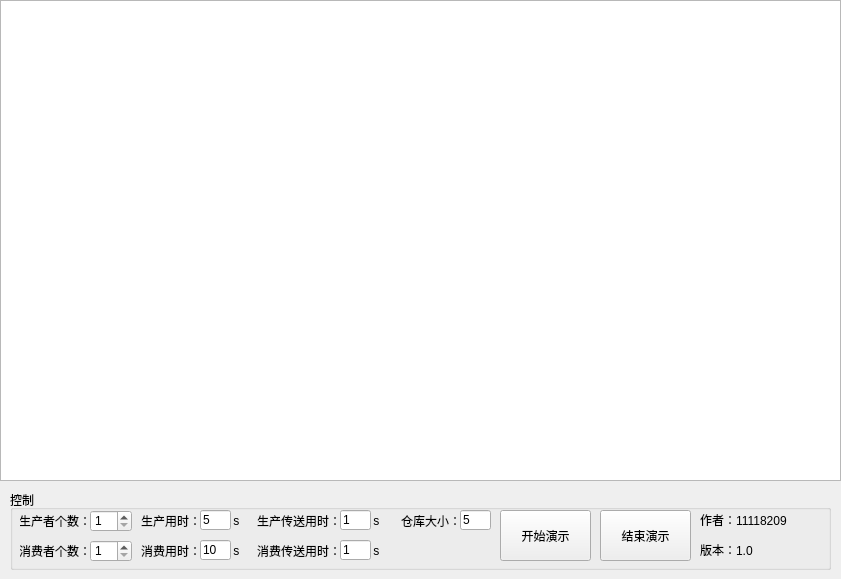
<?xml version="1.0" encoding="UTF-8"?>
<ui version="4.0">
 <class>MainWindow</class>
 <widget class="QMainWindow" name="MainWindow">
  <property name="geometry">
   <rect>
    <x>0</x>
    <y>0</y>
    <width>841</width>
    <height>579</height>
   </rect>
  </property>
  <property name="minimumSize">
   <size>
    <width>841</width>
    <height>579</height>
   </size>
  </property>
  <property name="maximumSize">
   <size>
    <width>841</width>
    <height>579</height>
   </size>
  </property>
  <property name="windowTitle">
   <string>生产者消费者PV模型演示</string>
  </property>
  <widget class="QWidget" name="centralWidget">
   <widget class="QGraphicsView" name="graphicsView">
    <property name="geometry">
     <rect>
      <x>0</x>
      <y>0</y>
      <width>841</width>
      <height>481</height>
     </rect>
    </property>
   </widget>
   <widget class="QGroupBox" name="groupBox">
    <property name="geometry">
     <rect>
      <x>10</x>
      <y>490</y>
      <width>821</width>
      <height>80</height>
     </rect>
    </property>
    <property name="title">
     <string>控制</string>
    </property>
    <widget class="QLabel" name="label">
     <property name="geometry">
      <rect>
       <x>10</x>
       <y>20</y>
       <width>71</width>
       <height>21</height>
      </rect>
     </property>
     <property name="text">
      <string>生产者个数：</string>
     </property>
     <property name="alignment">
      <set>Qt::AlignRight|Qt::AlignTrailing|Qt::AlignVCenter</set>
     </property>
    </widget>
    <widget class="QSpinBox" name="producerCount">
     <property name="geometry">
      <rect>
       <x>80</x>
       <y>20</y>
       <width>42</width>
       <height>22</height>
      </rect>
     </property>
     <property name="minimum">
      <number>1</number>
     </property>
     <property name="maximum">
      <number>10</number>
     </property>
    </widget>
    <widget class="QLabel" name="label_2">
     <property name="geometry">
      <rect>
       <x>10</x>
       <y>50</y>
       <width>71</width>
       <height>21</height>
      </rect>
     </property>
     <property name="text">
      <string>消费者个数：</string>
     </property>
     <property name="alignment">
      <set>Qt::AlignRight|Qt::AlignTrailing|Qt::AlignVCenter</set>
     </property>
    </widget>
    <widget class="QSpinBox" name="consumerCount">
     <property name="geometry">
      <rect>
       <x>80</x>
       <y>50</y>
       <width>42</width>
       <height>22</height>
      </rect>
     </property>
     <property name="minimum">
      <number>1</number>
     </property>
     <property name="maximum">
      <number>10</number>
     </property>
    </widget>
    <widget class="QLabel" name="label_3">
     <property name="geometry">
      <rect>
       <x>130</x>
       <y>20</y>
       <width>61</width>
       <height>21</height>
      </rect>
     </property>
     <property name="text">
      <string>生产用时：</string>
     </property>
     <property name="alignment">
      <set>Qt::AlignRight|Qt::AlignTrailing|Qt::AlignVCenter</set>
     </property>
    </widget>
    <widget class="QLabel" name="label_4">
     <property name="geometry">
      <rect>
       <x>130</x>
       <y>50</y>
       <width>61</width>
       <height>21</height>
      </rect>
     </property>
     <property name="text">
      <string>消费用时：</string>
     </property>
     <property name="alignment">
      <set>Qt::AlignRight|Qt::AlignTrailing|Qt::AlignVCenter</set>
     </property>
    </widget>
    <widget class="QLineEdit" name="producerMs">
     <property name="geometry">
      <rect>
       <x>190</x>
       <y>20</y>
       <width>31</width>
       <height>20</height>
      </rect>
     </property>
     <property name="inputMethodHints">
      <set>Qt::ImhNone</set>
     </property>
     <property name="text">
      <string>5</string>
     </property>
     <property name="readOnly">
      <bool>false</bool>
     </property>
    </widget>
    <widget class="QLineEdit" name="consumerMs">
     <property name="geometry">
      <rect>
       <x>190</x>
       <y>50</y>
       <width>31</width>
       <height>20</height>
      </rect>
     </property>
     <property name="text">
      <string>10</string>
     </property>
    </widget>
    <widget class="QLabel" name="label_5">
     <property name="geometry">
      <rect>
       <x>220</x>
       <y>50</y>
       <width>71</width>
       <height>21</height>
      </rect>
     </property>
     <property name="text">
      <string> s</string>
     </property>
     <property name="alignment">
      <set>Qt::AlignLeading|Qt::AlignLeft|Qt::AlignVCenter</set>
     </property>
    </widget>
    <widget class="QLabel" name="label_6">
     <property name="geometry">
      <rect>
       <x>220</x>
       <y>20</y>
       <width>71</width>
       <height>21</height>
      </rect>
     </property>
     <property name="text">
      <string> s</string>
     </property>
     <property name="alignment">
      <set>Qt::AlignLeading|Qt::AlignLeft|Qt::AlignVCenter</set>
     </property>
    </widget>
    <widget class="QPushButton" name="startButton">
     <property name="geometry">
      <rect>
       <x>490</x>
       <y>20</y>
       <width>91</width>
       <height>51</height>
      </rect>
     </property>
     <property name="text">
      <string>开始演示</string>
     </property>
    </widget>
    <widget class="QLineEdit" name="storeMax">
     <property name="geometry">
      <rect>
       <x>450</x>
       <y>20</y>
       <width>31</width>
       <height>20</height>
      </rect>
     </property>
     <property name="inputMethodHints">
      <set>Qt::ImhNone</set>
     </property>
     <property name="text">
      <string>5</string>
     </property>
     <property name="readOnly">
      <bool>false</bool>
     </property>
    </widget>
    <widget class="QLabel" name="label_7">
     <property name="geometry">
      <rect>
       <x>380</x>
       <y>20</y>
       <width>71</width>
       <height>21</height>
      </rect>
     </property>
     <property name="text">
      <string>仓库大小：</string>
     </property>
     <property name="alignment">
      <set>Qt::AlignRight|Qt::AlignTrailing|Qt::AlignVCenter</set>
     </property>
    </widget>
    <widget class="QPushButton" name="stopButton">
     <property name="geometry">
      <rect>
       <x>590</x>
       <y>20</y>
       <width>91</width>
       <height>51</height>
      </rect>
     </property>
     <property name="text">
      <string>结束演示</string>
     </property>
    </widget>
    <widget class="QLabel" name="label_8">
     <property name="geometry">
      <rect>
       <x>690</x>
       <y>20</y>
       <width>121</width>
       <height>51</height>
      </rect>
     </property>
     <property name="text">
      <string>&lt;html&gt;&lt;head/&gt;&lt;body&gt;&lt;p&gt;作者：11118209&lt;/p&gt;&lt;p&gt;版本：1.0&lt;/p&gt;&lt;/body&gt;&lt;/html&gt;</string>
     </property>
     <property name="textFormat">
      <enum>Qt::AutoText</enum>
     </property>
    </widget>
    <widget class="QLineEdit" name="producerTs">
     <property name="geometry">
      <rect>
       <x>330</x>
       <y>20</y>
       <width>31</width>
       <height>20</height>
      </rect>
     </property>
     <property name="inputMethodHints">
      <set>Qt::ImhNone</set>
     </property>
     <property name="text">
      <string>1</string>
     </property>
     <property name="readOnly">
      <bool>false</bool>
     </property>
    </widget>
    <widget class="QLabel" name="label_9">
     <property name="geometry">
      <rect>
       <x>240</x>
       <y>20</y>
       <width>91</width>
       <height>21</height>
      </rect>
     </property>
     <property name="text">
      <string>生产传送用时：</string>
     </property>
     <property name="alignment">
      <set>Qt::AlignRight|Qt::AlignTrailing|Qt::AlignVCenter</set>
     </property>
    </widget>
    <widget class="QLabel" name="label_10">
     <property name="geometry">
      <rect>
       <x>360</x>
       <y>20</y>
       <width>71</width>
       <height>21</height>
      </rect>
     </property>
     <property name="text">
      <string> s</string>
     </property>
     <property name="alignment">
      <set>Qt::AlignLeading|Qt::AlignLeft|Qt::AlignVCenter</set>
     </property>
    </widget>
    <widget class="QLineEdit" name="consumerTs">
     <property name="geometry">
      <rect>
       <x>330</x>
       <y>50</y>
       <width>31</width>
       <height>20</height>
      </rect>
     </property>
     <property name="inputMethodHints">
      <set>Qt::ImhNone</set>
     </property>
     <property name="text">
      <string>1</string>
     </property>
     <property name="readOnly">
      <bool>false</bool>
     </property>
    </widget>
    <widget class="QLabel" name="label_11">
     <property name="geometry">
      <rect>
       <x>240</x>
       <y>50</y>
       <width>91</width>
       <height>21</height>
      </rect>
     </property>
     <property name="text">
      <string>消费传送用时：</string>
     </property>
     <property name="alignment">
      <set>Qt::AlignRight|Qt::AlignTrailing|Qt::AlignVCenter</set>
     </property>
    </widget>
    <widget class="QLabel" name="label_12">
     <property name="geometry">
      <rect>
       <x>360</x>
       <y>50</y>
       <width>71</width>
       <height>21</height>
      </rect>
     </property>
     <property name="text">
      <string> s</string>
     </property>
     <property name="alignment">
      <set>Qt::AlignLeading|Qt::AlignLeft|Qt::AlignVCenter</set>
     </property>
    </widget>
   </widget>
  </widget>
 </widget>
 <layoutdefault spacing="6" margin="11"/>
 <resources/>
 <connections/>
</ui>
